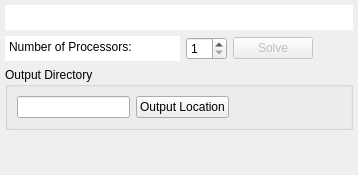
        <widget class="QWidget" name="solverPage">
         <layout class="QVBoxLayout" name="verticalLayout_7" stretch="0,0,0,1">
          <property name="sizeConstraint">
           <enum>QLayout::SizeConstraint::SetDefaultConstraint</enum>
          </property>
          <property name="leftMargin">
           <number>5</number>
          </property>
          <property name="topMargin">
           <number>5</number>
          </property>
          <property name="rightMargin">
           <number>5</number>
          </property>
          <property name="bottomMargin">
           <number>5</number>
          </property>
          <item>
           <widget class="QPlainTextEdit" name="availableProcessorsTextEdit">
            <property name="sizePolicy">
             <sizepolicy hsizetype="Expanding" vsizetype="Fixed">
              <horstretch>0</horstretch>
              <verstretch>0</verstretch>
             </sizepolicy>
            </property>
            <property name="maximumSize">
             <size>
              <width>16777215</width>
              <height>25</height>
             </size>
            </property>
            <property name="baseSize">
             <size>
              <width>0</width>
              <height>0</height>
             </size>
            </property>
            <property name="frameShape">
             <enum>QFrame::Shape::NoFrame</enum>
            </property>
            <property name="verticalScrollBarPolicy">
             <enum>Qt::ScrollBarPolicy::ScrollBarAlwaysOff</enum>
            </property>
            <property name="horizontalScrollBarPolicy">
             <enum>Qt::ScrollBarPolicy::ScrollBarAlwaysOff</enum>
            </property>
            <property name="readOnly">
             <bool>true</bool>
            </property>
           </widget>
          </item>
          <item>
           <layout class="QHBoxLayout" name="numberOfProcessorsLayout">
            <item>
             <widget class="QPlainTextEdit" name="numberOfProcessorsTextEdit">
              <property name="sizePolicy">
               <sizepolicy hsizetype="Fixed" vsizetype="Fixed">
                <horstretch>0</horstretch>
                <verstretch>0</verstretch>
               </sizepolicy>
              </property>
              <property name="maximumSize">
               <size>
                <width>175</width>
                <height>25</height>
               </size>
              </property>
              <property name="baseSize">
               <size>
                <width>0</width>
                <height>0</height>
               </size>
              </property>
              <property name="frameShape">
               <enum>QFrame::Shape::NoFrame</enum>
              </property>
              <property name="verticalScrollBarPolicy">
               <enum>Qt::ScrollBarPolicy::ScrollBarAlwaysOff</enum>
              </property>
              <property name="horizontalScrollBarPolicy">
               <enum>Qt::ScrollBarPolicy::ScrollBarAlwaysOff</enum>
              </property>
              <property name="readOnly">
               <bool>true</bool>
              </property>
              <property name="plainText">
               <string>Number of Processors:</string>
              </property>
             </widget>
            </item>
            <item>
             <widget class="QSpinBox" name="numberOfProcessorsSpinBox">
              <property name="cursor">
               <cursorShape>PointingHandCursor</cursorShape>
              </property>
              <property name="minimum">
               <number>1</number>
              </property>
             </widget>
            </item>
            <item>
             <widget class="QPushButton" name="numberOfProcessorsSolveButton">
              <property name="enabled">
               <bool>false</bool>
              </property>
              <property name="sizePolicy">
               <sizepolicy hsizetype="Fixed" vsizetype="Fixed">
                <horstretch>0</horstretch>
                <verstretch>0</verstretch>
               </sizepolicy>
              </property>
              <property name="cursor">
               <cursorShape>PointingHandCursor</cursorShape>
              </property>
              <property name="text">
               <string>Solve</string>
              </property>
             </widget>
            </item>
            <item>
             <spacer name="numberOfProcessorsSpacer">
              <property name="orientation">
               <enum>Qt::Orientation::Horizontal</enum>
              </property>
              <property name="sizeHint" stdset="0">
               <size>
                <width>40</width>
                <height>20</height>
               </size>
              </property>
             </spacer>
            </item>
           </layout>
          </item>
          <item>
           <widget class="QGroupBox" name="outputDirectoryGroupBox">
            <property name="sizePolicy">
             <sizepolicy hsizetype="Expanding" vsizetype="Fixed">
              <horstretch>0</horstretch>
              <verstretch>0</verstretch>
             </sizepolicy>
            </property>
            <property name="title">
             <string>Output Directory</string>
            </property>
            <layout class="QHBoxLayout" name="horizontalLayout_18">
             <item>
              <widget class="QLineEdit" name="outputDirectoryLineEdit">
               <property name="readOnly">
                <bool>true</bool>
               </property>
              </widget>
             </item>
             <item>
              <widget class="QPushButton" name="outputDirectoryButton">
               <property name="cursor">
                <cursorShape>PointingHandCursor</cursorShape>
               </property>
               <property name="text">
                <string>Output Location</string>
               </property>
              </widget>
             </item>
             <item>
              <spacer name="outputDirectorySpacer">
               <property name="orientation">
                <enum>Qt::Orientation::Horizontal</enum>
               </property>
               <property name="sizeHint" stdset="0">
                <size>
                 <width>40</width>
                 <height>20</height>
                </size>
               </property>
              </spacer>
             </item>
            </layout>
           </widget>
          </item>
          <item>
           <spacer name="solverPageSpacer">
            <property name="orientation">
             <enum>Qt::Orientation::Vertical</enum>
            </property>
            <property name="sizeHint" stdset="0">
             <size>
              <width>20</width>
              <height>40</height>
             </size>
            </property>
           </spacer>
          </item>
         </layout>
        </widget>
